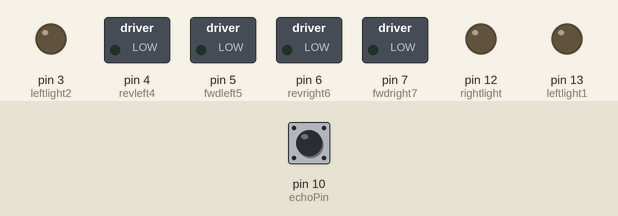
A sketch run on a simulated Arduino Uno, built with avr-gcc and run on an emulated ATmega328P. Parts: switched loads named in the sketch (green lamp = pin HIGH), output pins drawn as LEDs (lit = HIGH). The test bench sets the inputs (shaded band); at power-on: pin 10 (echoPin) LOW. Random numbers use the default seed unless the sketch sets one; pins used as bus, display or sensor lines are not drawn.

Above: at 2.0 s.
2.1 s: pin 10 (echoPin) pulsed HIGH 2 times (0.12 s each, 0.3 s apart)
At 2.7 s:
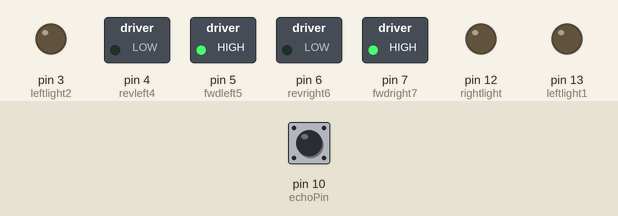
At 6.0 s:
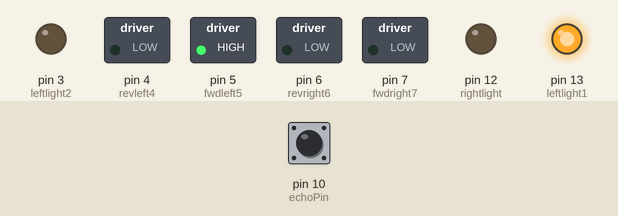
Timing chart, 0 to 14.7 s (numbered marks = the images above; inputs shaded):
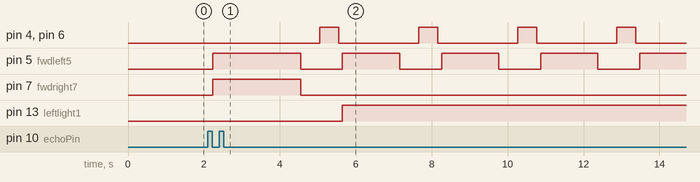

Measured:
- after the input at 2.1 s, pin 7 (fwdright7): LOW → HIGH after 0.13 s, → LOW 2.3 s later
- by itself, pin 4 (revleft4), pin 6 (revright6): alternates HIGH for 0.50 s and LOW for 2.1 s
- by itself, pin 5 (fwdleft5): repeats every 2.6 s: LOW 1.1 s, HIGH 1.5 s

The sketch:

random-left-right.ino
```cpp
int trigPin = 9;      // Trig pin of HC-SR04
int echoPin = 10;     // Echo pin of HC-SR04

int revleft4 = 4;       //Initializing pins for motors
int fwdleft5 = 5;
int revright6 = 6;
int fwdright7 = 7;

int rightlight = 12;          //Initialising pin for right led
int leftlight1 = 13;
int leftlight2 = 3;

int lorr = 1;                 //Intialising the left or right variable.


long duration, distance;      //Intializing distance and duration as long instead of integer for longer data

void setup() {

  delay(random(500, 2000));       // delay for random time
  Serial.begin(9600);
  pinMode(revleft4, OUTPUT);      // set Motor pins as output
  pinMode(fwdleft5, OUTPUT);
  pinMode(revright6, OUTPUT);
  pinMode(fwdright7, OUTPUT);

  pinMode(rightlight, OUTPUT);
  pinMode(leftlight1, OUTPUT);
  pinMode(leftlight2, OUTPUT);

  pinMode(trigPin, OUTPUT);         // set trig pin as output
  pinMode(echoPin, INPUT);          //set echo pin as input to capture reflected waves
}

void loop() {

  digitalWrite(trigPin, LOW);
  delayMicroseconds(2);
  digitalWrite(trigPin, HIGH);        // send waves for 10 us
  delayMicroseconds(10);
  duration = pulseIn(echoPin, HIGH);  // receive reflected waves
  distance = duration / 58.2;         // convert to distance
  delay(10);

  lorr = random(1, 3);

  if (lorr == 1)
  {
    digitalWrite(trigPin, LOW);
    delayMicroseconds(2);
    digitalWrite(trigPin, HIGH);        // send waves for 10 us
    delayMicroseconds(10);
    duration = pulseIn(echoPin, HIGH);  // receive reflected waves
    distance = duration / 58.2;         // convert to distance
    delay(10);
    if (distance > 19)
    {
      digitalWrite(fwdright7, HIGH);                    //Move forward
      digitalWrite(revright6, LOW);
      digitalWrite(fwdleft5, HIGH);
      digitalWrite(revleft4, LOW);

      digitalWrite(rightlight, LOW);                  //Light turned off
      digitalWrite(leftlight1, LOW);
      digitalWrite(leftlight2, LOW);
    }
    while (distance < 18)
    {
      digitalWrite(trigPin, LOW);
      delayMicroseconds(2);
      digitalWrite(trigPin, HIGH);        // send waves for 10 us
      delayMicroseconds(10);
      duration = pulseIn(echoPin, HIGH);  // receive reflected waves
      distance = duration / 58.2;         // convert to distance
      delay(10);

      digitalWrite(fwdright7, LOW);   //Stop
      digitalWrite(revright6, LOW);
      digitalWrite(fwdleft5, LOW);
      digitalWrite(revleft4, LOW);
      delay(500);

      digitalWrite(fwdright7, LOW);   //Move backwards
      digitalWrite(revright6, HIGH);
      digitalWrite(fwdleft5, LOW);
      digitalWrite(revleft4, HIGH);
      delay(500);

      digitalWrite(fwdright7, LOW);   //Stop
      digitalWrite(revright6, LOW);
      digitalWrite(fwdleft5, LOW);
      digitalWrite(revleft4, LOW);
      delay(100);

      digitalWrite(fwdright7, HIGH);  //Turn right
      digitalWrite(revright6, LOW);
      digitalWrite(revleft4, LOW);
      digitalWrite(fwdleft5, LOW);

      digitalWrite(rightlight, HIGH);   // Led for turning right turns on

      delay(500);
    }
  }

  if (lorr == 2)
  {
    digitalWrite(trigPin, LOW);
    delayMicroseconds(2);
    digitalWrite(trigPin, HIGH);        // send waves for 10 us
    delayMicroseconds(10);
    duration = pulseIn(echoPin, HIGH);  // receive reflected waves
    distance = duration / 58.2;         // convert to distance
    delay(10);
    if (distance > 19)
    {
      digitalWrite(fwdright7, HIGH);                    //Move forward
      digitalWrite(revright6, LOW);
      digitalWrite(fwdleft5, HIGH);
      digitalWrite(revleft4, LOW);

      digitalWrite(rightlight, LOW);                  //Light turned off
      digitalWrite(leftlight1, LOW);
      digitalWrite(leftlight2, LOW);
    }
    while (distance < 18)
    {
      digitalWrite(trigPin, LOW);
      delayMicroseconds(2);
      digitalWrite(trigPin, HIGH);        // send waves for 10 us
      delayMicroseconds(10);
      duration = pulseIn(echoPin, HIGH);  // receive reflected waves
      distance = duration / 58.2;         // convert to distance
      delay(10);

      digitalWrite(fwdright7, LOW);   //Stop
      digitalWrite(revright6, LOW);
      digitalWrite(fwdleft5, LOW);
      digitalWrite(revleft4, LOW);
      delay(500);

      digitalWrite(fwdright7, LOW);   //Move backwards
      digitalWrite(revright6, HIGH);
      digitalWrite(fwdleft5, LOW);
      digitalWrite(revleft4, HIGH);
      delay(500);

      digitalWrite(fwdright7, LOW);   //Stop
      digitalWrite(revright6, LOW);
      digitalWrite(fwdleft5, LOW);
      digitalWrite(revleft4, LOW);
      delay(100);

      digitalWrite(fwdright7, LOW);  //Turn left
      digitalWrite(revright6, LOW);
      digitalWrite(revleft4, LOW);
      digitalWrite(fwdleft5, HIGH);

      digitalWrite(leftlight1, HIGH);   // Led for turning left turns on

      delay(500);
    }
  }
}
```
